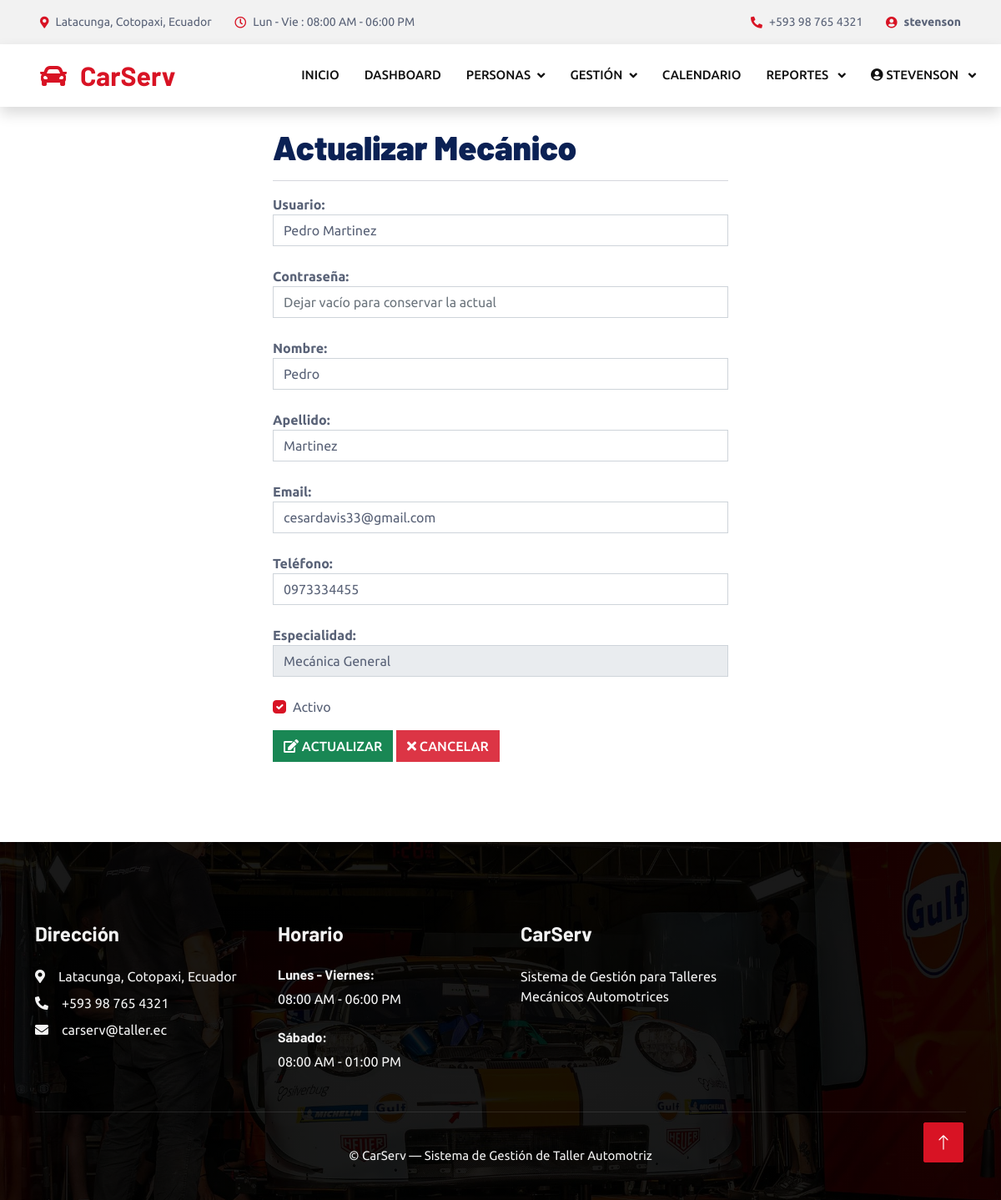
Page /mecanicos/editar/1/ (signed in) on the committed database.
### facturacion/models.py (models this page shows, shortened)
class Usuario(AbstractUser):
    ROL_CHOICES = [
        ('admin',      'Administrador'),
        ('oficinista', 'Oficinista'),
        ('cliente',    'Cliente'),
        ('mecanico',   'Mecánico'),
    ]
    rol      = models.CharField(max_length=20, choices=ROL_CHOICES, default='cliente')
    telefono = models.CharField(max_length=20, blank=True, null=True)
    foto     = models.ImageField(upload_to='usuarios/', blank=True, null=True)

class Mecanico(models.Model):
    ESPECIALIDAD_CHOICES = [
        ('general',      'Mecánica General'),
        ('electrico',    'Sistema Eléctrico'),
        ('transmision',  'Transmisión'),
        ('suspension',   'Suspensión y Frenos'),
        ('carroceria',   'Carrocería y Pintura'),
    ]
    usuario       = models.OneToOneField(
        Usuario, on_delete=models.CASCADE,
        related_name='perfil_mecanico'
    )
    especialidad  = models.CharField(
        max_length=30, choices=ESPECIALIDAD_CHOICES, default='general'
    )
    activo        = models.BooleanField(default=True)

### facturacion/views.py (the view)
        def wrapper(request, *args, **kwargs):
            if not request.user.is_authenticated:
                return redirect('/login/')
            if request.user.rol not in roles and not request.user.is_superuser:
                messages.error(request, 'No tienes permiso para acceder a esta sección.')
                return redirect('/inicio/')
            return func(request, *args, **kwargs)

### facturacion/views.py (called while the page is built)
def solo_roles(*roles):
    def decorador(func):
        def wrapper(request, *args, **kwargs):
            if not request.user.is_authenticated:
                return redirect('/login/')
            if request.user.rol not in roles and not request.user.is_superuser:
                messages.error(request, 'No tienes permiso para acceder a esta sección.')
                return redirect('/inicio/')
            return func(request, *args, **kwargs)
        wrapper.__name__ = func.__name__
        return wrapper
    return decorador

@login_required(login_url='/login/')
@solo_roles('admin')
def editarMecanico(request, id):
    mecanico = get_object_or_404(Mecanico, id=id)
    return render(request, 'mecanicos/editarMecanico.html',
                  {'mecanico': mecanico, 'especialidades': Mecanico.ESPECIALIDAD_CHOICES})

### facturacion/templates/mecanicos/editarMecanico.html (shortened to what this page needs)
{% extends "plantillaPrincipal.html" %}
{% block contenido %}
    <div class="container">
        <div class="row">
            <div class="col-md-3"></div>
            <div class="col-md-6">
                <br>
                <h1><b>Actualizar Mecánico</b></h1>
                <hr>
                <form id="form_editar_mecanico" action="/mecanicos/actualizar/" method="post">
                    <b>Usuario:</b> <br>
                    <input required class="form-control" type="text" name="username" value="{{ mecanico.usuario.username }}">
                    <br>
                    <b>Contraseña:</b> <br>
                    <input class="form-control" type="password" name="password" placeholder="Dejar vacío para conservar la actual">
                    <br>
                    <b>Nombre:</b> <br>
                    <input required class="form-control" type="text" name="nombre" value="{{ mecanico.usuario.first_name }}">
                    <br>
                    <b>Apellido:</b> <br>
                    <input required class="form-control" type="text" name="apellido" value="{{ mecanico.usuario.last_name }}">
                    <br>
                    <b>Email:</b> <br>
                    <input class="form-control" type="email" name="email" value="{{ mecanico.usuario.email|default:'' }}">
                    <br>
                    <b>Teléfono:</b> <br>
                    <input class="form-control" type="text" name="telefono" maxlength="10" value="{{ mecanico.usuario.telefono|default:'' }}">
                    <br>
                    <b>Especialidad:</b> <br>
                    <select class="form-control" name="especialidad">
                        {% for value,label in especialidades %}
                        <option value="{{ value }}" {% if mecanico.especialidad == value %}selected{% endif %}>{{ label }}</option>
                        {% endfor %}
                    </select>
                    <br>
                    <div class="form-check mb-3">
                        <input class="form-check-input" type="checkbox" name="activo" {% if mecanico.activo %}checked{% endif %}>
                        <label class="form-check-label">Activo</label>
                    </div>
                    <button class="btn btn-success" type="submit">
                        <i class="fa fa-edit"></i>
                        Actualizar
                    </button>
                    <a href="/mecanicos/" class="btn btn-danger">
                        <i class="fa fa-times"></i>
                        Cancelar
                    </a>
                </form>
                <br>
                <br>
            </div>
        </div>
    </div>
{% endblock %}

### facturacion/templates/plantillaPrincipal.html (shortened to what this page needs)
{% load static %}
<!DOCTYPE html>
<html lang="es">
<head>
    <link href="https://cdnjs.cloudflare.com/ajax/libs/font-awesome/5.10.0/css/all.min.css" rel="stylesheet">
    <link href="https://cdn.jsdelivr.net/npm/bootstrap-icons@1.4.1/font/bootstrap-icons.css" rel="stylesheet">
    <link href="{% static 'lib/animate/animate.min.css' %}" rel="stylesheet">
    <link href="{% static 'lib/owlcarousel/assets/owl.carousel.min.css' %}" rel="stylesheet">
    <link href="{% static 'lib/tempusdominus/css/tempusdominus-bootstrap-4.min.css' %}" rel="stylesheet">
    <link href="{% static 'css/bootstrap.min.css' %}" rel="stylesheet">
    <link href="{% static 'css/style.css' %}" rel="stylesheet">
    <link rel="stylesheet" href="https://cdn.datatables.net/2.3.8/css/dataTables.dataTables.min.css">
    <link rel="stylesheet" href="https://cdn.datatables.net/buttons/3.2.3/css/buttons.dataTables.min.css">
    <link rel="stylesheet" href="https://cdn.jsdelivr.net/npm/sweetalert2@11/dist/sweetalert2.min.css">
    <link rel="stylesheet" href="https://cdn.jsdelivr.net/npm/flatpickr/dist/flatpickr.min.css">
    <link rel="stylesheet" href="https://cdn.jsdelivr.net/npm/flatpickr/dist/themes/material_blue.min.css">
    <link rel="stylesheet" href="https://cdn.jsdelivr.net/npm/jqueryui@1.11.1/jquery-ui.min.css">
    <link rel="stylesheet" href="https://cdn.jsdelivr.net/npm/driver.js@1.3.1/dist/driver.css">
    <link rel="stylesheet" href="https://cdnjs.cloudflare.com/ajax/libs/bootstrap-fileinput/5.5.4/css/fileinput.min.css"
>
</head>
<body>
    <div class="container-fluid bg-light p-0">
        <div class="row gx-0 d-none d-lg-flex">
            <div class="col-lg-7 px-5 text-start">
                <div class="h-100 d-inline-flex align-items-center py-3 me-4">
                    <small class="fa fa-map-marker-alt text-primary me-2"></small>
                    <small>Latacunga, Cotopaxi, Ecuador</small>
                </div>
                <div class="h-100 d-inline-flex align-items-center py-3">
                    <small class="far fa-clock text-primary me-2"></small>
                    <small>Lun - Vie : 08:00 AM - 06:00 PM</small>
                </div>
            </div>
            <div class="col-lg-5 px-5 text-end">
                <div class="h-100 d-inline-flex align-items-center py-3 me-4">
                    <small class="fa fa-phone-alt text-primary me-2"></small>
                    <small>+593 98 765 4321</small>
                </div>
                {% if request.user.is_authenticated %}
                <div class="h-100 d-inline-flex align-items-center py-3">
                    <small class="fa fa-user-circle text-primary me-2"></small>
                    <small class="fw-bold">{{ request.user.get_full_name|default:request.user.username }}</small>
                </div>
                {% endif %}
            </div>
        </div>
    </div>
    <nav class="navbar navbar-expand-lg bg-white navbar-light shadow sticky-top p-0">
        <a href="/" class="navbar-brand d-flex align-items-center px-4 px-lg-5">
            <h2 class="m-0 text-primary"><i class="fa fa-car me-3"></i>CarServ</h2>
        </a>
        <div class="collapse navbar-collapse" id="navbarCollapse">
            <div class="navbar-nav ms-auto p-4 p-lg-0">
                <a href="/" class="nav-item nav-link">Inicio</a>
                {% if request.user.is_authenticated %}
                    {% if request.user.rol == 'admin' or request.user.is_superuser %}
                    <a href="/dashboard/" class="nav-item nav-link">Dashboard</a>
                    <div class="nav-item dropdown">
                        <a href="#" class="nav-link dropdown-toggle" data-bs-toggle="dropdown">Personas</a>
                    </div>
                    <div class="nav-item dropdown">
                        <a href="#" class="nav-link dropdown-toggle" data-bs-toggle="dropdown">Gestión</a>
                    </div>
                    <a href="/calendario/" class="nav-item nav-link">Calendario</a>
                    <div class="nav-item dropdown">
                        <a href="#" class="nav-link dropdown-toggle" data-bs-toggle="dropdown">
                            Reportes
                        </a>
                    </div>
                    {% elif request.user.rol == 'mecanico' %}
                    <a href="/ordenes/"    class="nav-item nav-link">Mis Órdenes</a>
                    <a href="/calendario/" class="nav-item nav-link">Calendario</a>
                    {% elif request.user.rol == 'cliente' %}
                    <a href="/calendario/" class="nav-item nav-link">Calendario</a>
                    <a href="/ordenes/"    class="nav-item nav-link">Mis Órdenes</a>
                    {% endif %}
                    <div class="nav-item dropdown">
                        <a href="#" class="nav-link dropdown-toggle" data-bs-toggle="dropdown">
                            <i class="fa fa-user-circle me-1"></i>{{ request.user.get_full_name|default:request.user.username }}
                        </a>
                    </div>
                {% endif %}
            </div>
        </div>
    </nav>
    {% block contenido %}
    {% endblock %}
    <div class="container-fluid bg-dark text-light footer pt-5 mt-5 wow fadeIn" data-wow-delay="0.1s">
        <div class="container py-5">
            <div class="row g-5">
                <div class="col-lg-3 col-md-6">
                    <h4 class="text-light mb-4">Dirección</h4>
                    <p class="mb-2"><i class="fa fa-map-marker-alt me-3"></i>Latacunga, Cotopaxi, Ecuador</p>
                    <p class="mb-2"><i class="fa fa-phone-alt me-3"></i>+593 98 765 4321</p>
                    <p class="mb-2"><i class="fa fa-envelope me-3"></i>carserv@taller.ec</p>
                </div>
                <div class="col-lg-3 col-md-6">
                    <h4 class="text-light mb-4">Horario</h4>
                    <h6 class="text-light">Lunes - Viernes:</h6>
                    <p class="mb-4">08:00 AM - 06:00 PM</p>
                    <h6 class="text-light">Sábado:</h6>
                    <p class="mb-0">08:00 AM - 01:00 PM</p>
                </div>
                <div class="col-lg-3 col-md-6">
                    <h4 class="text-light mb-4">CarServ</h4>
                    <p>Sistema de Gestión para Talleres Mecánicos Automotrices</p>
                </div>
            </div>
        </div>
        <div class="container">
            <div class="copyright">
                <div class="row">
                    <div class="col-md-12 text-center py-3">
                        &copy; CarServ — Sistema de Gestión de Taller Automotriz
                    </div>
                </div>
            </div>
        </div>
    </div>
    <a href="#" class="btn btn-lg btn-primary btn-lg-square back-to-top"><i class="bi bi-arrow-up"></i></a>
</body>
</html>

### TallerSC/static/css/style.css (style rules this page uses)
:root { --primary: #D81324; --secondary: #0B2154; --light: #F2F2F2; --dark: #111111; }
.back-to-top { position: fixed; display: none; right: 45px; bottom: 45px; z-index: 99; }
.btn { font-weight: 500; text-transform: uppercase; transition: .5s; }
.btn.btn-primary, .btn.btn-secondary { color: #FFFFFF; }
.btn-lg-square { width: 48px; height: 48px; }
.btn-square, .btn-sm-square, .btn-lg-square { padding: 0; display: flex; align-items: center; justify-content: center; font-weight: normal; border-radius: 2px; }
.navbar .dropdown-toggle::after { border: none; content: "\f107"; font-family: "Font Awesome 5 Free"; font-weight: 900; vertical-align: middle; margin-left: 8px; }
.navbar-light .navbar-nav .nav-link { margin-right: 30px; padding: 25px 0; color: #FFFFFF; font-size: 15px; text-transform: uppercase; outline: none; }
.navbar-light .navbar-brand, .navbar-light a.btn { height: 75px; }
.navbar-light .navbar-nav .nav-link { color: var(--dark); font-weight: 500; }
.navbar-light.sticky-top { top: -100px; transition: .5s; }
.footer { background: linear-gradient(rgba(0, 0, 0, .9), rgba(0, 0, 0, .9)), url(../img/carousel-bg-1.jpg) center center no-repeat; background-size: cover; }
.footer .copyright { padding: 25px 0; font-size: 15px; border-top: 1px solid rgba(256, 256, 256, .1); }

### rows in the picture
Usuario: user.get_full_name "stevenson", user.get_full_name "STEVENSON"
Mecanico: username "Pedro Martinez", nombre "Pedro", apellido "Martinez", email "cesardavis33@gmail.com", telefono "0973334455", especialidad "Mecánica General", activo "☑"
